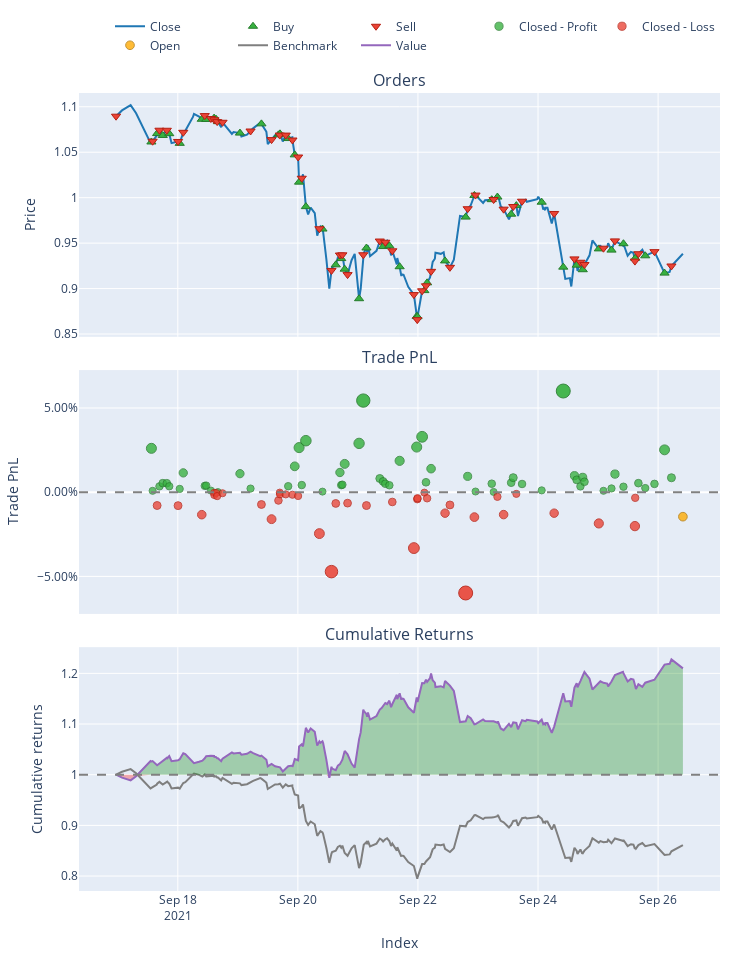

The notebook cell this image was saved under:
### Code cell
tf = "1m"
ticker = 'XRPUSDTPERP'

signals = df[(df.ticker == ticker) & (df['tf'] == tf)]

entries = signals['side'] == 'Buy'
exits = signals['side'] == 'Sell'

vbt.settings.portfolio.init_cash = 1000
pf = vbt.Portfolio.from_signals(signals['close'],
                                direction='both',
                                entries=entries,
                                exits=exits,
                                # short_entries=short_entries,
                                # short_exits=short_exits,
                                # tp_stop=0.03,
                                # sl_trail=0.3
                                )
print(pf.init_cash + pf.total_profit())
pf.plot().show()
